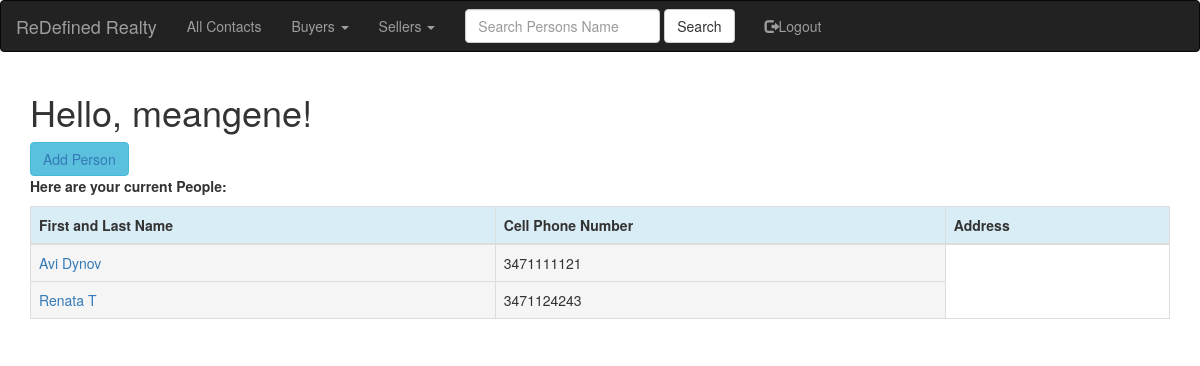
The app's page /people (signed in), older data.
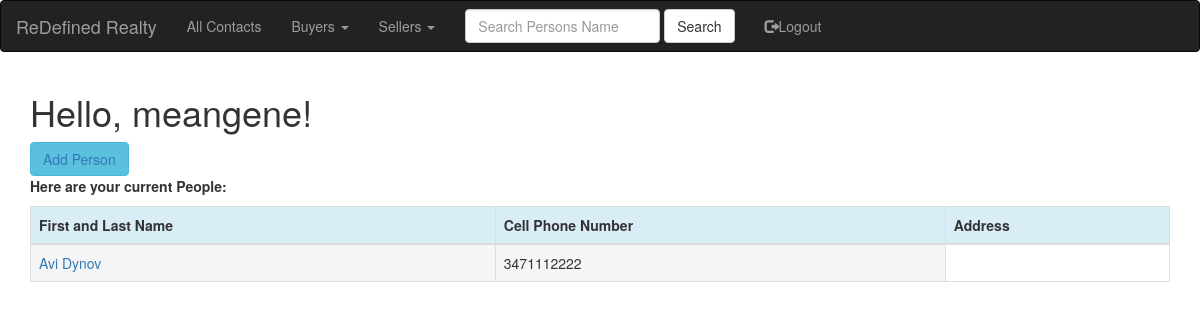
The same page, newer data.
### app/models.py (models this page shows, shortened)
class User(UserMixin, db.Model):
    id = db.Column(db.Integer, primary_key=True)
    username = db.Column(db.String(64), index=True, unique=True)
    email = db.Column(db.String(120), index=True, unique=True)
    password_hash = db.Column(db.String(128))
    People=db.relationship('People', backref='people', lazy='dynamic')
    ProfileNotes=db.relationship('ProfileNotes', backref='profilenotes', lazy='dynamic')

class People(db.Model):
    id = db.Column(db.Integer, primary_key=True)
    first_name=db.Column(db.String(20))
    last_name=db.Column(db.String(20))
    phone_cell=db.Column(db.Integer)
    ptype=db.Column(db.String(6))
    pstatus=db.Column(db.String(7))
    notes=db.Column(db.String(140))
    user_account_pk=db.Column(db.Integer, db.ForeignKey('user.id'))
    ProfileNotes=db.relationship('ProfileNotes', backref='peopleprofilenotes', lazy='dynamic')

### app/routes.py (the view)
@app.route('/people', methods=['GET'])
@login_required
def people():
    all_people = get_people(current_user=current_user)
    return render_template('people.html', title='People', all_people=all_people)

### app/models.py (called while the page is built)
@login.user_loader
def load_user(id):
    return User.query.get(int(id))

### app/queryfunc.py (called while the page is built)
def get_people(current_user):
    currentuser = User.query.filter_by(username=current_user.username).first()
    account_pk = currentuser.id
    all_people=People.query.filter_by(user_account_pk=account_pk).all()
    return all_people

### app/templates/people.html
{% extends "base.html" %}
{% import 'bootstrap/wtf.html' as wtf %}
{% block app_content %}
    <h1>Hello, {{ current_user.username }}!</h1>
    <div class="btn-group">
        <button type="button" class="btn btn-info"><a href="{{ url_for('add_people') }}">Add Person</a></button>
    </div>
    <div><p><b>Here are your current People:</b></p></div>
    <div class="table-responsive">
        <table class="table table-bordered">
            <thead>
                <tr class="info">
                    <th>First and Last Name</th>
                    <th>Cell Phone Number</th>
                    <th>Address</th>
                </tr>
            </thead>
            {% for everyone in all_people %}
            <TR>
                <TD class="active"><a href="{{ url_for('view_people', people_id=everyone.id) }}">{{ everyone.first_name }}  {{ everyone.last_name }}</a></TD>
                <TD class="active">{{ everyone.phone_cell }}</TD>
            </TR>
            {% endfor %}
        </table>
    </div>
{% endblock %}

### app/templates/base.html (shortened to what this page needs)
{% extends 'bootstrap/base.html' %}
{% block navbar %}
    <nav class="navbar navbar-inverse">
        <div class="container-fluid">
            <div class="navbar-header">
                <a class="navbar-brand" href="{{ url_for('index') }}">ReDefined Realty</a>
            </div>
            <div class="collapse navbar-collapse" id="bs-example-navbar-collapse-1">
                <ul class="nav navbar-nav navbar-left">
                    {% if current_user.is_anonymous %}
                    <li><a href="{{ url_for('login') }}"><span class="glyphicon glyphicon-log-in"></span>Login</a></li>
                    <li><a href="{{ url_for('register') }}"><span class="glyphicon glyphicon-user"></span>Register</a></li>
                    {% else %}
                    <li><a href="{{ url_for('people') }}">All Contacts</a></li>
                    <li class="dropdown">
                        <a class="dropdown-toggle" data-toggle="dropdown" href="#">Buyers
                        <span class="caret"></span></a>
                    </li>
                    <li class="dropdown">
                        <a class="dropdown-toggle" data-toggle="dropdown" href="#">Sellers
                        <span class="caret"></span></a>
                    </li>
                    <form class="navbar-form navbar-left" method="post" action="{{ url_for('search_people') }}">
                        <div class="form-group">
                            <input type="text" name="search_string" class="form-control" placeholder="Search Persons Name">
                        </div>
                        <button type="submit" class="btn btn-default">Search</button>
                    </form>
                    <li><a href="{{ url_for('logout') }}"><span class="glyphicon glyphicon-log-out"></span>Logout</a></li>
                    {% endif %}
                </ul>
            </div>
        </div>
    </nav>
{% endblock %}
{% block content %}
    <div class="container">
        {% block app_content %}{% endblock %}
    </div>
{% endblock %}

Row changes from the older to the newer data that the page shows:
removed People: first_name "Renata", last_name "T", phone_cell "3471124243"
changed People "Avi": phone_cell "3471111121" → "3471112222"
